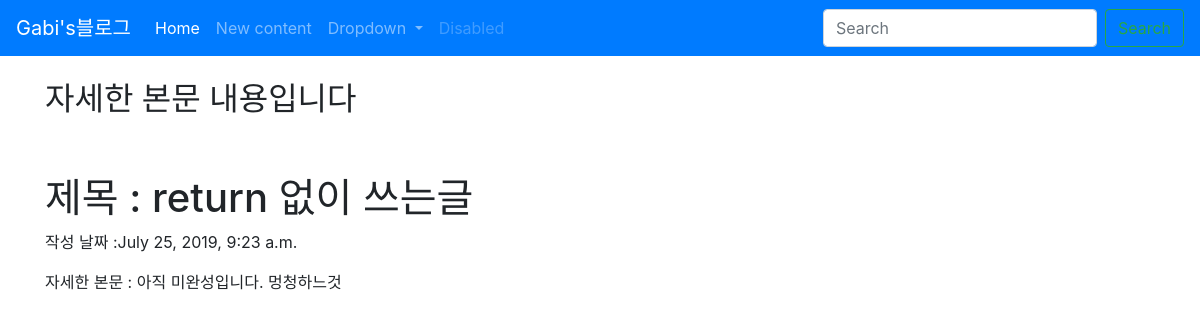
Page /blog/3 on the committed database.
### blog/models.py (models this page shows, shortened)
class Blog(models.Model):
    title = models.CharField(max_length=200)
    pub_date = models.DateTimeField('date published')
    body = models.TextField()

### blog/views.py (the view)
# urls.py: path('<int:blog_id>', views.detail, name="detail"),
def detail(request, blog_id):
    blog_detail = get_object_or_404(Blog, pk = blog_id)
    return render(request, 'detail.html', {'blog':blog_detail})

### blog/templates/detail.html
{% extends 'base.html'%}
{% block contents %}
<body>
<br>
<div class="container">
<h2>자세한 본문 내용입니다</h2>
<br><br>
<h1> 제목 : {{blog.title}} </h1>
<p style font-weight:bold> 작성 날짜 :{{blog.pub_date}} </p>
<p> 자세한 본문 : {{blog.body}} </p>
</div>
</body>
{% endblock %}

### rows in the picture
Blog: title "return 없이 쓰는글", pub_date "July 25, 2019, 9:23 a.m.", body "아직 미완성입니다. 멍청하느것"
